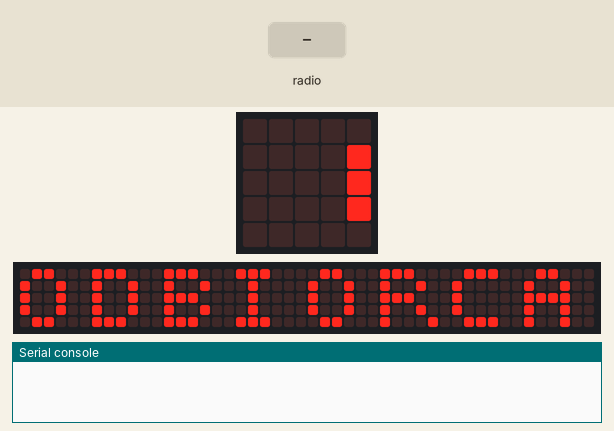
Simulated run of this program. Board: BBC micro:bit (MakeCode). Shown: the board's 5×5 LED display, a strip that is not on the board, showing the scrolling text unrolled, the last lines printed to the serial console. The test bench sets the inputs (shaded band). The 48×5 strip is a reading aid, not a part: it shows the text the display is scrolling, unrolled, one strip-width of it at a time.

Above: at 0.2 s.
At 7.7 s:
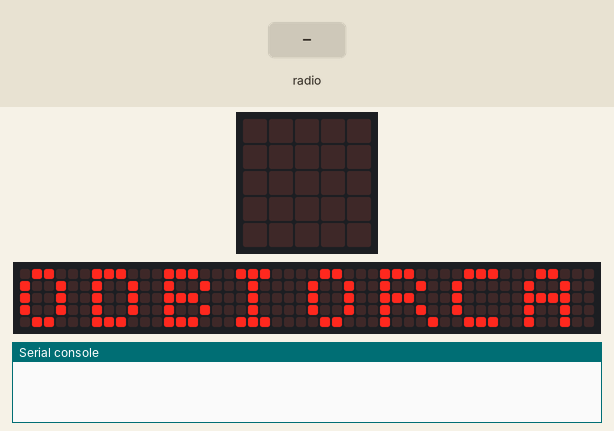
9.4 s: radio message "1" arrives
At 9.8 s:
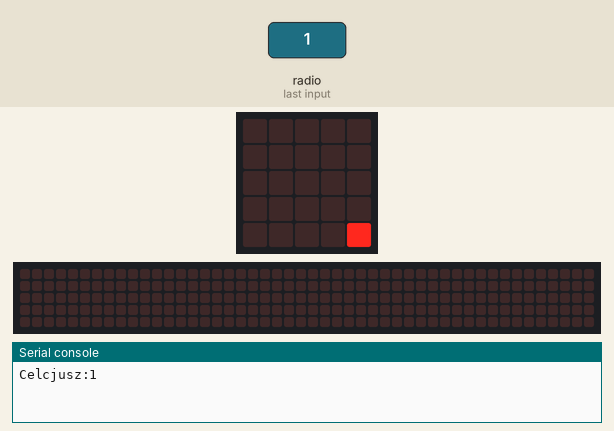
Timing chart, 0 to 12.4 s (numbered marks = the images above; inputs shaded):
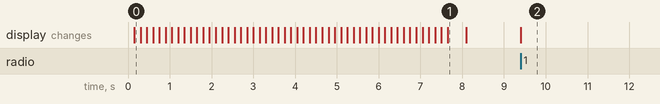

Measured:
- after the input at 9.4 s, the display: changes at once (image 2)
- what the display in image 1 shows lasts 0.4 s, from 7.7 s to 8.1 s

The program:

Odbiora-temperatury.py
```python
def on_received_number(receivedNumber):
    led.plot(4, 4)
    serial.write_value("Celcjusz", receivedNumber)
radio.on_received_number(on_received_number)

basic.show_string("ODBIORCA")
radio.set_group(91)
```
